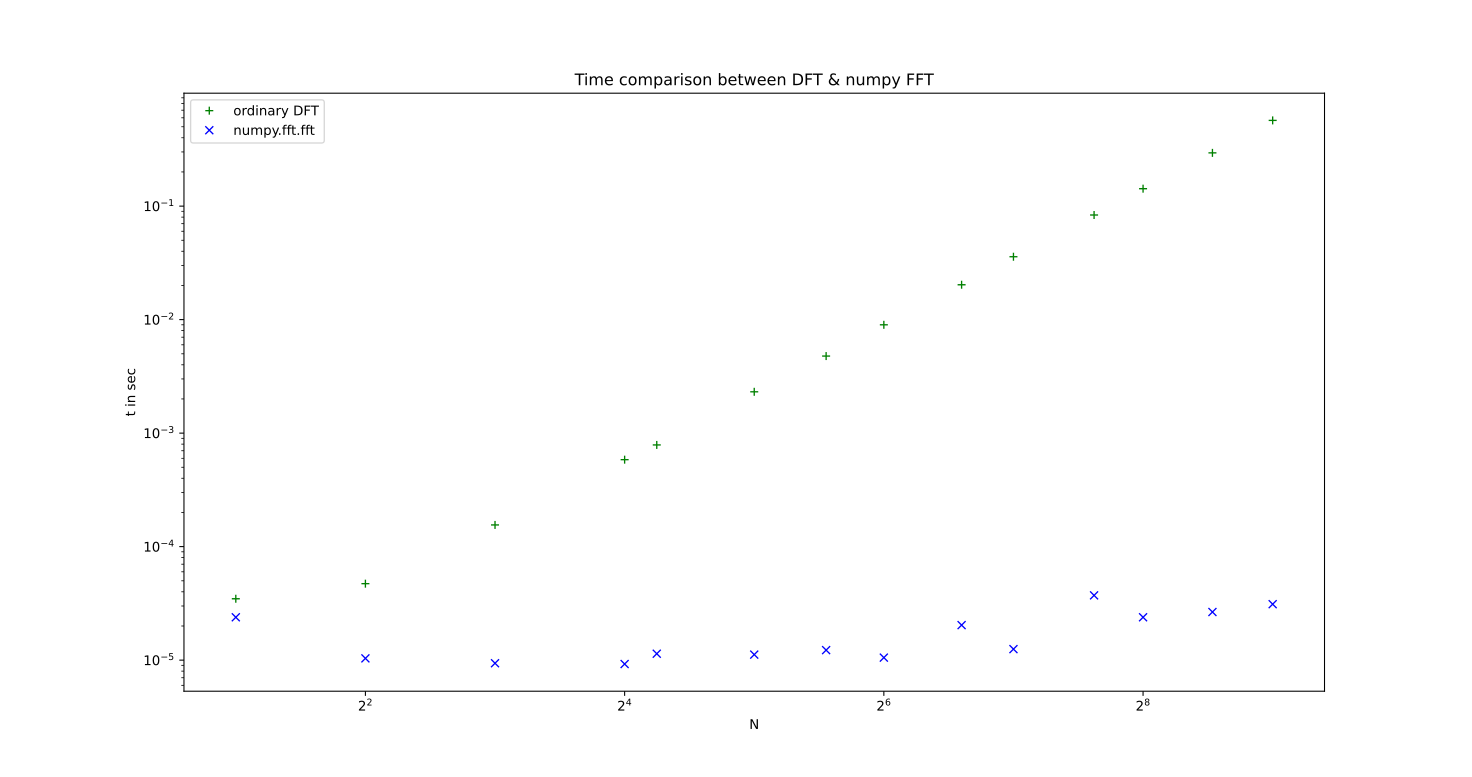

The Python source for this figure:
# Assignment 3
# Problem 5
import numpy as np
import time 
import math as m
import matplotlib.pyplot as pt

# defining function for DFT
def DFT(x):
 n=len(x)
 Y=[]
 for q in range(n):
  y=0.0
  for p  in range(n):
   y=y+x[p]*(m.cos(2.0*m.pi*p*q/n)-m.sin(2.0*m.pi*p*q/n)*1.0j)
  Y+=[y/m.sqrt(n)]
 return(Y)

# time comparison loop
N=[2,4,8,16,19,32,47,64,97,128,197,256,371,512] # number of points array
x_a=0.0;x_b=100.0;t_dft=[];t_fft=[]
for i in N:
 X=np.linspace(x_a,x_b,i) # array for DFT
 t1_dft=time.perf_counter()
 Y1=DFT(X)
 t2_dft=time.perf_counter()
 t_dft+=[t2_dft-t1_dft] # time taken for dft
 t1_fft=time.perf_counter()
 Y2=np.fft.fft(X,norm='ortho')
 t2_fft=time.perf_counter()
 t_fft+=[t2_fft-t1_fft] # time taken for numpy.fft
 Y1=[];Y2=[] 

# plotting time data
pt.loglog(N,t_dft,'g+',label="ordinary DFT",basex=2,basey=10)
pt.loglog(N,t_fft,'bx',label="numpy.fft.fft",basex=2,basey=10)
pt.xlabel("N");pt.ylabel("t in sec")
pt.title("Time comparison between DFT & numpy FFT") 
pt.legend()
pt.show()
